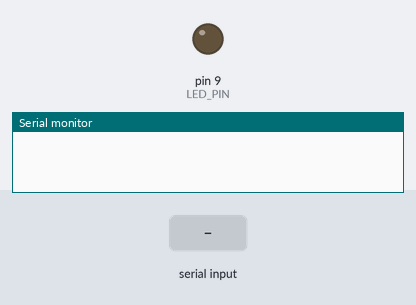
The sketch below on a simulated Arduino Uno, built with avr-gcc and run on an emulated ATmega328P. On the bench: output pins drawn as LEDs (lit = HIGH), the last lines printed to the serial monitor. The test bench sets the inputs (shaded band).

Above: at 1.2 s.
1.3 s: "o90\n" received over Serial
At 2.0 s:
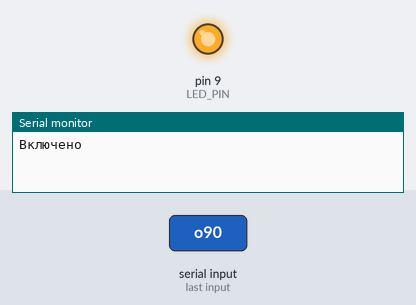
2.8 s: "f90\n" received over Serial
At 3.1 s:
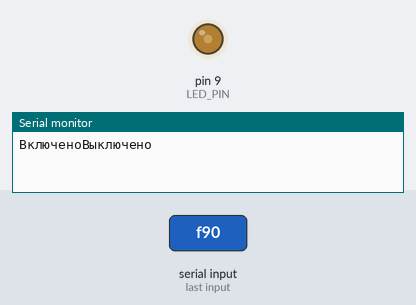
4.3 s: "90,45\n" received over Serial
At 5.5 s:
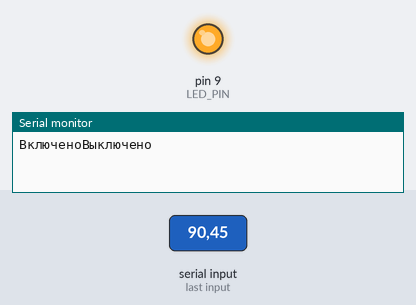
5.8 s: "90\n" received over Serial
At 6.5 s:
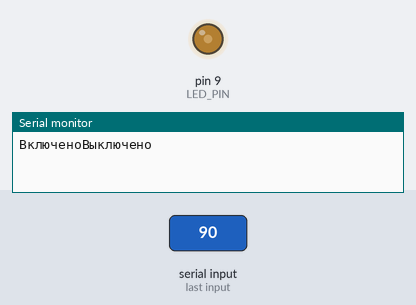
7.3 s: "30,150\n" received over Serial
At 7.8 s:
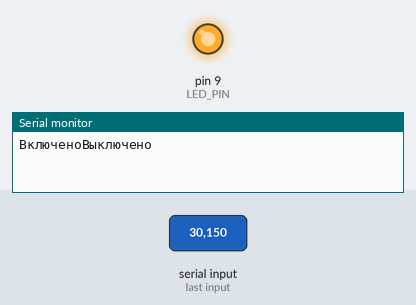
Timing chart, 0 to 9.8 s (numbered marks = the images above; inputs shaded):
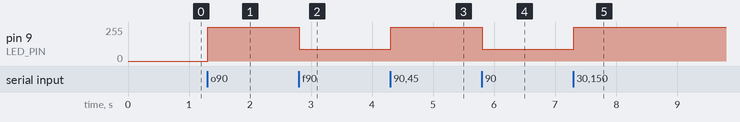

The sketch:

sketch_5.ino
```cpp
#define LED_PIN 9
// для работы с текстом существуют объекты-строки (англ. string)
String message;
void setup()
{
 pinMode(LED_PIN, OUTPUT);
 Serial.begin(9600);
}
void loop()
{
 // передаваемые с компьютера данные поставляются байт за
 // байтом, в виде отдельных символов (англ. character). Нам
 // нужно последовательно их обрабатывать пока (англ. while)
 // в порту доступны (англ. available) новые данные
 while (Serial.available()) {
 // считываем (англ. read) пришедший символ в переменную
 char incomingChar = Serial.read();
 // не стоит путать целые числа и символы. Они соотносятся
 // друг с другом по таблице, называемой кодировкой. Например
 // '0' — это 48, '9' — 57, 'A' — 65, 'B' — 66 и т.п.

 if (toLowerCase(incomingChar) == 'o')
 {
  Serial.print("Включено");
   message="255";
 }
 else if (toLowerCase(incomingChar) == 'f')
 {
  Serial.print("Выключено");
    message="0";
 }
 else if (incomingChar >= '0' && incomingChar <= '9')
 {
   // если пришёл символ-цифра, добавляем его к сообщению
   message += incomingChar;
 }
 else if (incomingChar == '\n')
 {
   // если пришёл символ новой строки, т.е. enter, переводим
   // накопленное сообщение в целое число (англ. to integer).
   // Так последовательность символов '1', '2', '3' станет
   // числом 123. Результат выводим на светодиод
   analogWrite(LED_PIN, message.toInt());
   // обнуляем накопленное сообщение, чтобы начать всё заново
   message = "";
 }
 }
 // посылайте сообщения-числа с компьютера через Serial Monitor
}
```

Measured:
- after the input at 1.3 s, pin 9 (LED_PIN): 0/255 → 255/255 at once
- after the input at 2.8 s, pin 9 (LED_PIN): 255/255 → 90/255 at once
- after the input at 4.3 s, pin 9 (LED_PIN): 90/255 → 255/255 at once
- after the input at 5.8 s, pin 9 (LED_PIN): 255/255 → 90/255 at once
- after the input at 7.3 s, pin 9 (LED_PIN): 90/255 → 255/255 at once
